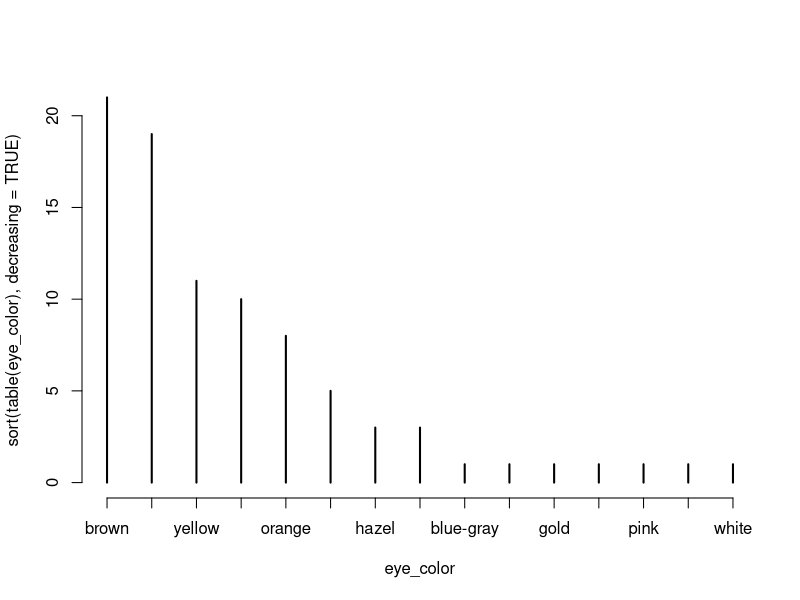

Write the R code that produced this figure. (Note: this script raises an error after producing the figure.)
# Install and load tidyverse (only need install once)
install.packages("tidyverse")
require(tidyverse)

# ----------------------------------------------------------
# STARWARS DATA EXERCISE
# ----------------------------------------------------------

# Select variables, keep only Humans, remove missing values,
# convert height to meters, calculate BMI, group by gender,
# and compute average BMI
starwars %>% 
  select(gender, mass, height, species) %>% 
  filter(species == "Human") %>% 
  na.omit() %>% 
  mutate(height = height / 100) %>%             # convert cm → m
  mutate(BMI = mass / height^2) %>%             # BMI formula
  group_by(gender) %>% 
  summarise(Average_BMI = mean(BMI))


# ----------------------------------------------------------
# MSLEEP DATA EXERCISES
# ----------------------------------------------------------

# View msleep dataset
View(msleep)

# Filter animals that sleep more than 18 hours
my_data <- msleep %>% 
  select(name, sleep_total) %>% 
  filter(sleep_total > 18)


# Select primates (filter error corrected: order > 20 is invalid)
hello <- msleep %>% 
  select(name, order, bodywt, sleep_total) %>% 
  filter(order == "Primates")
hello

# Filter using OR condition
msleep %>% 
  select(name, order, bodywt, sleep_total) %>% 
  filter(order == "Primates" | order > 20)  # note: order is a category, not numeric


# Filter by specific animal names using OR
msleep %>% 
  select(name, order, bodywt, sleep_total) %>% 
  filter(name == "Cow" | name == "Dog" | name == "Goat")


# More efficient version using %in%
msleep %>% 
  select(name, order, bodywt, sleep_total) %>% 
  filter(name %in% c("Dog", "Goat", "Cow", "Horse"))


# Filter using numeric range: animals with sleep_total between 18 and 20 hours
msleep %>% 
  select(name, order, bodywt, sleep_total) %>% 
  filter(between(sleep_total, 18, 20))


# Filter animals with sleep_total ~ 17 (within ±0.5)
msleep %>% 
  select(name, conservation, order, bodywt, sleep_total) %>% 
  filter(near(sleep_total, 17, tol = 0.5))


# Filter animals with missing conservation values
msleep %>% 
  select(name, order, conservation, bodywt, sleep_total) %>% 
  filter(is.na(conservation))

# Filter animals with conservation values (not missing)
msleep %>% 
  select(name, order, conservation, bodywt, sleep_total) %>% 
  filter(!is.na(conservation))


# Group by diet type (vore), remove missing values, and summarise
msleep %>% 
  drop_na(sleep_rem, vore) %>% 
  group_by(vore) %>% 
  summarise(
    "Average Total Sleep" = mean(sleep_total),
    "Max REM sleep" = max(sleep_rem)
  ) %>% 
  View()


# ----------------------------------------------------------
# EXPLORING YOUR DATA
# ----------------------------------------------------------

library(tidyverse)

?starwars          # Open documentation
dim(starwars)      # Dimensions (rows, columns)
str(starwars)      # Structure of data
glimpse(starwars)  # Compact alternative to str()
attach(starwars)   # Attach variables to search path (use carefully)
names(starwars)    # Column names
length(starwars)   # Number of variables (columns)

length(hair_color)
unique(hair_color)
View(sort(table(hair_color), decreasing = TRUE))
plot(sort(table(eye_color), decreasing = TRUE))


#Functions in R

multiply <- function(x,y) 
{
  return(x*y)
}
multiply(3,5)


# Assigning numbers
a <- 25             # whole number
b <- 4.987          # decimal number

# Checking the type
typeof(a)           # returns "double"
typeof(b)           # returns "double"

# Explicitly creating an integer
c <- 25L            # 'L' makes R treat it specifically as integer
typeof(c)           # returns "integer"

# Character examples
message1 <- "Learning R is fun!"
message2 <- 'Let’s master R together.'

# Confirming data type
typeof(message1)      # returns "character"

# Combining text (concatenation)
paste(message1, message2) # Results in "Learning R is fun! Let’s master R together."


# Logical examples
task_completed <- TRUE
task_failed <- FALSE

typeof(task_completed)  # returns "logical"

# Logical operations
task_completed & task_failed # logical "AND"; returns FALSE 
task_completed | task_failed # logical "OR"; returns TRUE

# Some example variables
x <- 42
name <- "Alex"
is_sunny <- FALSE

# Check data types
is.numeric(x)       # Returns TRUE, because 42 is numeric
is.character(name)  # Returns TRUE, because "Alex" is character text
is.logical(is_sunny)# Returns TRUE, FALSE is logical

# Original variables
x <- 42
name <- "Alex"
is_sunny <- FALSE

# Convert numeric to character
x_as_text <- as.character(x)
x_as_text            # "42"
typeof(x_as_text)    # "character"

name <- "Alex"
name_as_number <- as.numeric(name) # R flags a warning
name_as_number                     # returns NA

number_text <- "56.7"
number_converted <- as.numeric(number_text)
number_converted          # 56.7 (successful conversion)
is.na(number_converted)   # FALSE indicates success, no issues

memory.size() # Checks current memory usage
gc()          # Manually triggers memory cleanup

# Numeric and character combined leads to characters
mixed_vector <- c(12, "data", 50)

typeof(mixed_vector) # returns "character"
mixed_vector         # returns "12", "data", "50"

number_as_text <- "42"
number_converted <- as.numeric(number_as_text)
typeof(number_converted) # returns "double"

my_data <- c(5, NA, 7)
is.na(my_data)  # returns FALSE TRUE FALSE
sum(my_data, na.rm=TRUE) # returns 12 (ignores NA)

empty_var <- NULL
is.null(empty_var)    # TRUE
length(empty_var)     # 0
length(NA)            # 1 (NA counts as a placeholder still occupying space)

undefined_result <- 0/0
is.nan(undefined_result) # TRUE

# Create two variables: glucose_level and glucose_unit
# Use paste() to display them together

glucose_level <- 5.8
glucose_unit <-  "mmol/L"

glucose_result <- paste(glucose_level, glucose_unit )
print(glucose_result )





# ================================================
# RetailTech Basic Data Analysis - SOLUTION
# Module 2 - Lab 1: Variables and Types
# ================================================

# ================================================
# Activity 1: Creating Basic Sales Data
# ================================================

# Practice 1.1: Create sales variables
today_sale <- 150.75
customer_number <- 202

# Practice 1.2: Print your variables
print("Sales Data:")
print(today_sale)      # Should output: 150.75
print(customer_number) # Should output: 202

# Check data types
print("Data Types:")
print(class(today_sale))      # Should output: "numeric"
print(class(customer_number)) # Should output: "numeric"


# ================================================
# Activity 2: Working with Text Data
# ================================================

# Practice 2.1: Create location and payment variables
store_location <- "Downtown"
payment_method <- "Credit"

# Practice 2.2: Print your text variables
print("Store Information:")
print(store_location)  # Should output: "Downtown"
print(payment_method)  # Should output: "Credit"

# Check data types
print("Text Data Types:")
print(class(store_location))  # Should output: "character"
print(class(payment_method))  # Should output: "character"


# ================================================
# Activity 3: Basic Calculations
# ================================================

# Practice 3.1: Create price and calculate discount
base_price <- 75.00
discount_percent <- 0.15  # 15% discount
discount_amount <- base_price * discount_percent
final_price <- base_price - discount_amount

# Practice 3.2: Print all values
print("Price Calculations:")
print(paste("Original Price:", base_price))    # Should output: 75.00
print(paste("Discount Amount:", discount_amount))  # Should output: 11.25
print(paste("Final Price:", final_price))      # Should output: 63.75

# Verify calculations
print("Calculation Check:")
expected_final <- 75.00 * (1 - 0.15)
print(paste("Expected:", expected_final))
print(paste("Calculated:", final_price))
print(paste("Calculation Correct:", 
           abs(expected_final - final_price) < 0.01))



# ================================================
# Activity 4: Type Conversions
# ================================================

# Practice 4.1: Convert values
# Convert order_id (1001) to text and store as order_text
# Convert price ("19.99") to number and store as price_number
order_id <- 1001
order_text <- as.character(order_id)

price_text <- "19.99"
price_number <- as.numeric(price_text)

# Practice 4.2: Print and verify types
# Print each converted value
# Use class() to check the data type
print("Type Conversions:")
print("Order ID Conversion:")
print(order_text)          # Should output: "1001"
print(class(order_text))   # Should output: "character"

print("Price Conversion:")
print(price_number)        # Should output: 19.99
print(class(price_number)) # Should output: "numeric"

# Create a summary list for Q2 FinTech performance
q2_summary <- list(
  users_onboarded = 16500,
  churn_rates = c(0.03, 0.027, 0.025),
  monthly_revenue = c(125000, 138000, 145000),
  goal_met = TRUE
)

# Access key metrics
q2_summary[["monthly_revenue"]]  # View revenue for each month
q2_summary[["goal_met"]]         # See if the team hit the goal


#A Matrix is a 2 dimensional array
sales_matrix <- matrix(
    c(12000, 15000, 17000, 18000, 13000, 19000),
    nrow = 2, 
    ncol = 3
)

i <- matrix(data = dataVec, nrow = nrow, ncol = ncol, byrow = byrow)
imax <- matrix(1:9 , nrow =3)
imax
# This creates a 2-row, 3-column matrix:
# Row 1: 12000, 17000, 13000
# Row 2: 15000, 18000, 19000

# Sales from row 2, column 1
sales_matrix[2,1] # returns 15000



employees <- data.frame(
    name = c("James", "Anita", "Eva"),
    age = c(28, 34, 41),
    department = c("Sales", "Marketing", "R&D"),
    fulltime = c(TRUE, TRUE, FALSE)
)

employees$name # returns "James", "Anita", "Eva"
employees[2, "department"] # "Marketing"


# ================================================
# TechMart Inventory Analysis - SOLUTION
# Lab: Working with Data Structures
# ================================================

# ================================================
# Activity 1: Product Information with Vectors
# ================================================

# Practice 1.1: Create product price vector
prices <- c(899.99, 24.99, 79.99, 299.99, 149.99)
print(prices)
# Expected output: [1] 899.99  24.99  79.99 299.99 149.99

# Practice 1.2: Create product category vector
categories <- c("Electronics", "Accessories", "Accessories", 
                "Electronics", "Accessories")
print(categories)
# Expected output: [1] "Electronics"  "Accessories" "Accessories" ...

# Testing vectors
length(prices)     # Should be 5
length(categories) # Should be 5


# ================================================
# Activity 2: Grouping Data with Lists
# ================================================

# Practice 2.1: Create a product list
mouse_product <- list(
    product_id = 201,
    name = "Premium Mouse",
    price = 24.99,
    available = TRUE
)
print(mouse_product)

# Practice 2.2: Access and modify list elements
print(mouse_product$price)  # Output: 24.99
mouse_product$available <- FALSE
print(mouse_product$available)  # Output: FALSE


# ================================================
# Activity 3: Inventory Tracking with Matrices
# ================================================

# Practice 3.1: Create inventory matrix with labels
store_inventory <- matrix(
    c(4, 10, 10,   # Keyboard
      5, 1, 90,    # Mouse
      56, 94, 45), # Monitor
    nrow = 3,
    byrow = TRUE
)
rownames(store_inventory) <- c("Keyboard", "Mouse", "Monitor")
colnames(store_inventory) <- c("Downtown", "Mall", "Airport")

# Practice 3.2: Print inventory matrix
print(store_inventory)



# ================================================
# Activity 4: Complete Product Database with Data Frames
# ================================================

# Practice 4.1: Create product database
product_db <- data.frame(
    ID = c(101, 102, 103, 104, 105),
    Name = c("Gaming Laptop", "Premium Mouse", "Wireless Keyboard", 
             "Gaming Monitor", "Mechanical Keyboard"),
    Price = prices,
    Category = categories,
    InStock = c(TRUE, TRUE, FALSE, TRUE, TRUE)
)
print(product_db)

# Practice 4.2: Change the variable values of InStock to all be TRUE
product_db$InStock <- TRUE

# ================================================
# Common Issues and Solutions
# ================================================
# Problem: Matrix data not in correct layout
# Solution: Check matrix creation parameters
example_wrong <- matrix(1:6, nrow=2)  # Without byrow=TRUE
example_right <- matrix(1:6, nrow=2, byrow=TRUE)

# Problem: Mixed data types in matrix
# Solution: Convert to consistent type or use data frame
numeric_matrix <- matrix(1:4, nrow=2)  # Works
# mixed_matrix <- matrix(c(1, "a", 2, "b"), nrow=2)  # Would cause issues

print("Solution code execution completed successfully!")


sales <- 5000

if (sales > 5000) {
  print("Exceeded sales target.")
} else if (sales == 5000) {
  print("Exactly met sales target.")
} else {
  print("Below target.")
}

for (patient_id in 1001:1005) {
  print(paste("Processing patient", patient_id))
}


month <- 1
total_expenses <- 0  

while (total_expenses < 5000) {
  total_expenses <- total_expenses + 600  # monthly expense
  print(paste("Month", month, "- Total:", total_expenses))
  month <- month + 1 
}


repeat {
  count_errors <- sample(0:3, 1)  # simulate checking a random error count
  print(paste("Errors found:", count_errors))
  
  if (count_errors == 0) {
    print("No errors found—stopping check.")
    break
  }
}


for (i in 1:5) {
  if (i == 3) {
    next  # skips the current iteration
  }
  print(i)
}
######### FUNCTIONS IN R

# Define a function named 'growthRate' to calculate percentage growth
growthRate <- function(previous_value, current_value) {
  rate <- ((current_value - previous_value) / previous_value) * 100
  return(rate)
}

calculateTotal <- function(amount, tax_rate = 0.10) {
  total <- amount + (amount * tax_rate)
  return(total)
}

total1 <- calculateTotal(100)
total2 <- calculateTotal(100, 0.15)

print(total1)
print(total2)



# Calculates the discounted price of an item.
# Parameters:
#   price: Numeric, original price of the item.
#   discount: Numeric, discount percentage (default is 10%).
# Returns:
#   Numeric, the final price after applying the discount.
calculateDiscountedPrice <- function(price, discount = 0.10) {
  final_price <- price - (price * discount)
  return(final_price)
}

### Practice Challenge 1###
# Task: Validate Order Function Solution
validate_order <- function(price) {
    # Check for negative price
    if (price < 0) {
        return("Invalid price")
    }
    # Check for price exceeding limit
    if (price > 1000) {
        return("Price exceeds 1000")
    }
    # If all checks pass
    return("Order accepted")
}

# Test cases
print("Testing validate_order function:")
print(validate_order(-10))    # Should return "Invalid price"
print(validate_order(1001))     # Should return "Price exceeds 1000"
print(validate_order(100))     # Should return "Order accepted"
print(validate_order(0))     # Should return "Order accepted"


# Practice 2.1: Calculate Total Function Solution
calculate_total <- function(orders) {
    total <- 0
    for (order in orders) {
        # Apply appropriate discount
        if (order > 200) {
            discounted_amount <- order * 0.8  # 20% discount
        } else if (order > 100) {
            discounted_amount <- order * 0.9  # 10% discount
        } else {
            discounted_amount <- order  # No discount
        }
        total <- total + discounted_amount
    }
    return(total)
}

# Test calculate_total function
test_orders <- c(50, 150, 250)
print(calculate_total(test_orders)) # Should return 385
test_orders <- c(50, 99, 1)
print(calculate_total(test_orders)) # Should return 150


# Practice 2.2: Process Until Limit Solution
process_until_limit <- function(order_amounts) {
    total <- 0
    for (amount in order_amounts) {
        # check amount before adding it to total
        if (total + amount >= 1000) {
            break
        }
        total <- total + amount
    }
    return(total)
}

# Test process_until_limit function
test_amounts <- c(300, 400, 500, 200, 100)
print(process_until_limit(test_amounts)) # Should return 700


# Practice 3.1: Order Summary Function Solution
order_summary <- function(distance, weight) {
    base_rate <- 10
    
    if (distance > 100) {
        base_rate <- base_rate + 5
    }
    if (weight > 10) {
        base_rate <- base_rate + (weight - 10) * 0.5
    }

    summary <- list(
        shipping_cost = base_rate,
        distance = distance,
        weight = weight,
        message = "Shipping calculated successfully"
    )
    return(summary)
}

# Test order_summary function
print("Testing order_summary function:")
print(order_summary(80, 5))    # No extra fees
print(order_summary(150, 25))  # Extra fees applied


# Original buggy function
# process_order <- function(items, prices) {
#     total <- 0
#     for (i in 1:length(item)) {  # Bug: wrong variable name
#         if (prices[i] <= 0) {
#             continue  # Bug: 'continue' doesn't exist in R
#         }
#         total <- total + price[i]  # Bug: wrong variable name
#     }
#     return(total)
# }

# Fixed process_order function
process_order <- function(items, prices) {
    total <- 0
    for (i in 1:length(items)) {  # Fixed: correct variable name
        if (prices[i] <= 0) {
            next  # Fixed: using 'next' instead of 'continue'
        }
        total <- total + prices[i]  # Fixed: correct variable name
    }
    return(total)
}

# Test the fixed function
test_items <- c("Book", "Pen", "Notebook")
test_prices <- c(20, -5, 10)
print("Testing fixed process_order function:")
print(paste("Total order amount:", process_order(test_items, test_prices)))




# ================================================
# RetailTech Solutions - Basic Order Processing
# Module 2 - Graded Lab
# ================================================

# ================================================
# Activity 1: Check Order Amount
# ================================================

### GRADED CHALLENGE 1 ###
check_order_amount <- function(order_amount) {
    
    if (order_amount <= 0) {
        return("Invalid")
    } else if (order_amount < 50) {
        return("Low")
    } else if (order_amount <= 100) {
        return("Regular")
    } else {
        return("High")
    }
}

# ================================================
# Activity 2: Calculate Order Total 
# ================================================

### GRADED CHALLENGE 2 ###
calculate_total <- function(amount, is_member) {
    
    # Check valid amount
    if (amount <= 0) {
        return("Invalid amount")
    }
    
    # Apply 10% discount if member
    if (is_member) {
        amount <- amount * 0.90
    }
    
    return(amount)
}

# ================================================
# Activity 3: Process Multiple Orders 
# ================================================

### GRADED CHALLENGE 3 ###
process_orders <- function(order_amounts) {
    
    # Basic error checking added for Activity 4
    
    # Error: Non-numeric input
    if (!is.numeric(order_amounts)) {
        return("Error: Non-numeric input")
    }
    
    # Error: NA values
    if (any(is.na(order_amounts))) {
        return("Error: Contains NA values")
    }
    
    large_orders <- sum(order_amounts > 100)
    average <- mean(order_amounts)
    
    return(list(
        large_orders = large_orders,
        average = average
    ))
}

# ================================================
# Testing Section
# ================================================

# Inputs for testing
test_orders <- c(75, 120, 45, 200, 85)
test_amounts <- c(75, 120, 45, 200, 85)

test_na <- c(100, NA, 75)
test_invalid <- c(100, "invalid", 75)

# ------------------------------------------------
# Activity 1 Test
# ------------------------------------------------
print("Testing check_order_amount:")
for(amount in test_amounts) {
    print(paste("Amount:", amount, "Result:", check_order_amount(amount)))
}

# ------------------------------------------------
# Activity 2 Test
# ------------------------------------------------
print("Testing calculate_total:")
print(paste("Regular total:", calculate_total(100, FALSE)))
print(paste("Member total:", calculate_total(100, TRUE)))

# ------------------------------------------------
# Activity 3 & 4 Test
# ------------------------------------------------
print("Testing process_orders:")
print(process_orders(test_orders))

print("Testing error handling:")
print(process_orders(test_na))       # Expected: Error: Contains NA values
print(process_orders(test_invalid))  # Expected: Error: Non-numeric input

